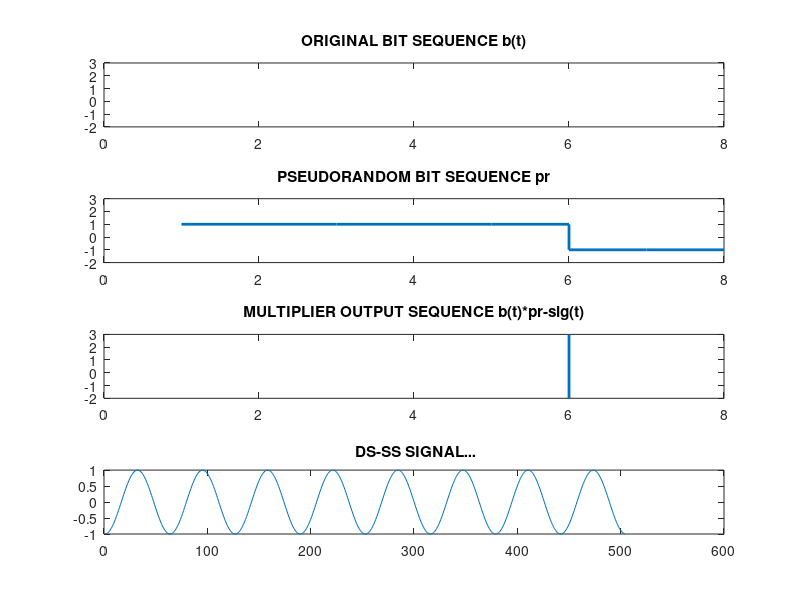

Here is the MATLAB script that generated this plot: (Note: this script raises an error after producing the figure.)

clc;
close all;
clear all;
b=input('Enter The input Bits : ');
ln=length(b);

Name = input('Program Executed by :','s');

% Converting bit 0 to -1
for i=1:ln
    if b(i)==0
        b(i)=-1;
    end
end   

% Generating the bit sequence with each bit 8 samples long
k=1;
for i=1:ln
   for j=1:8
       bb(k)=b(i);
       j=j+1;
       k=k+1;
   end
    i=i+1;
end
len=length(bb);
subplot(4,1,1);
stairs(bb,'linewidth',2);
axis([0 len -2 3]);
title('ORIGINAL BIT SEQUENCE b(t)');

% Generating the pseudo random bit pattern for spreading
pr_sig=round(rand(1,len));
for i=1:len
    if pr_sig(i)==0
        pr_sig(i)=-1;
    end
end    
subplot(4,1,2);
stairs(pr_sig,'linewidth',2); 
axis([0 len -2 3]);
title('PSEUDORANDOM BIT SEQUENCE pr');

% merge=strcat(Name,'-',datestr(now,30));
% sub_label(merge); % need to include in working directory
% print(merge,'-dpdf')

% Multiplying bit sequence with Pseudorandom Sequence
for i=1:len
   bbs(i)=bb(i).*pr_sig(i);
end

% Modulating the hopped signal
dsss=[];
t=0:1/10:2*pi;   
c1=cos(t);
c2=cos(t+pi);

for k=1:len
    if bbs(1,k)==-1
        dsss=[dsss c1];
    else
        dsss=[dsss c2];
    end
end
% figure,
subplot(4,1,3);
stairs(bbs,'linewidth',2); 
axis([0 len -2 3]);
title('MULTIPLIER OUTPUT SEQUENCE b(t)*pr-sig(t)');
subplot(4,1,4);
plot(dsss);
title(' DS-SS SIGNAL...');

merge=strcat(Name,'-',datestr(now,30));
sub_label(merge); % need to include in working directory
print(merge,'-dpdf')
